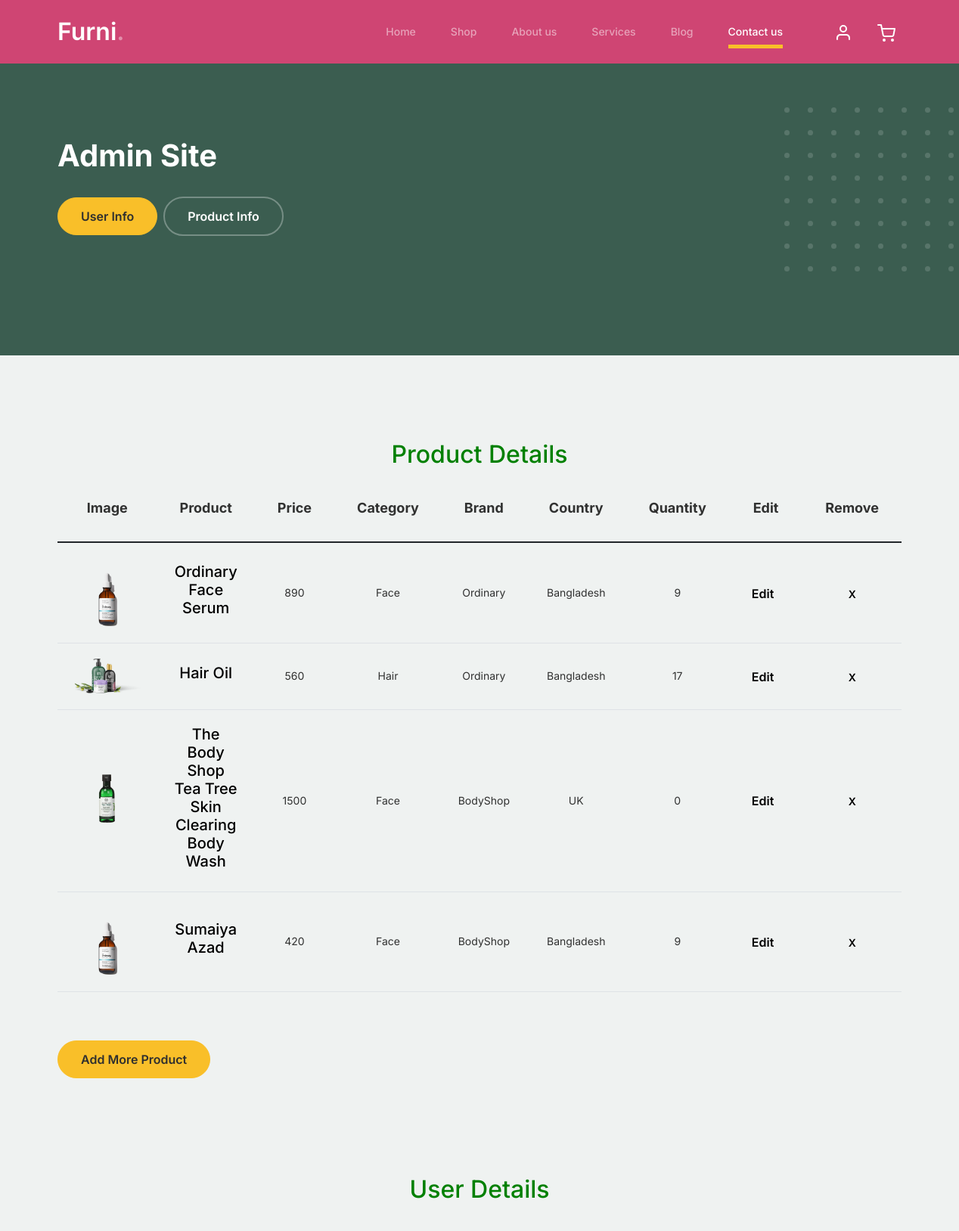
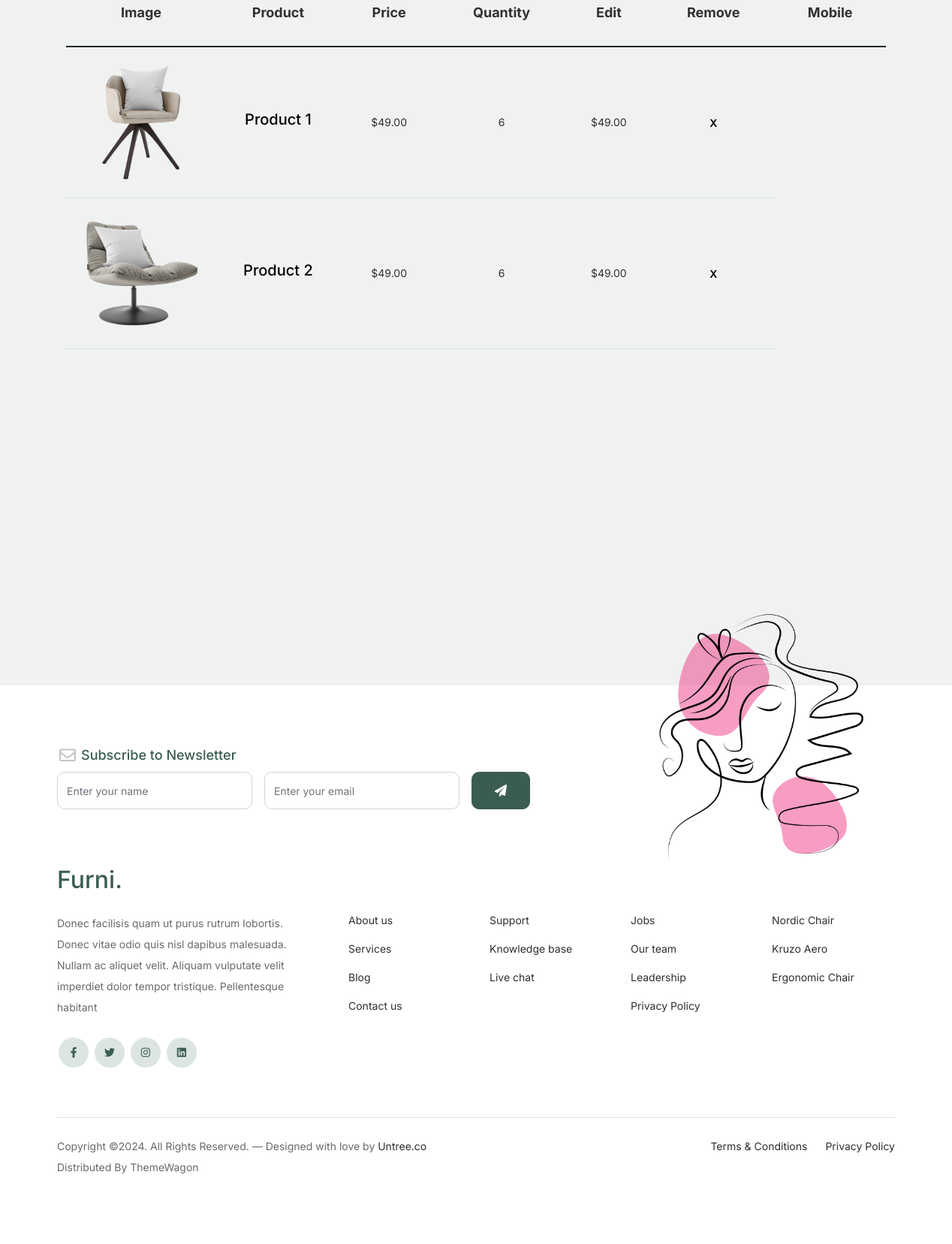
The page /see/ on the database its author committed (2 pictures, top to bottom).
### testing/models.py (models this page shows, shortened)
class Product(models.Model):
    name = models.CharField(max_length=200, null=True)
    price = models.IntegerField()
    catagory = models.CharField(max_length=200)
    brand = models.CharField(max_length=50)
    country = models.CharField(max_length=40)
    quantity = models.IntegerField(default=0)
    rating = models.FloatField(default=0.0)
    img = models.ImageField(upload_to='media/')
    description = models.CharField(max_length=500)

### testing/views.py (the view)
# urls.py: path('see/',views.product_list, name= 'product'),
def product_list(request):
    products = Product.objects.all()
    return render(request, 'adminview.html', {'products': products})

### templates/adminview.html (shortened to what this page needs)
<!doctype html>
<html lang="en">
<head>
		<link href="/static/css/bootstrap.min.css" rel="stylesheet">
		<link href="https://cdnjs.cloudflare.com/ajax/libs/font-awesome/6.0.0-beta3/css/all.min.css" rel="stylesheet">
		<link href="/static/css/tiny-slider.css" rel="stylesheet">
		<link href="/static/css/style.css" rel="stylesheet">
	</head>
	<body>
		<nav class="custom-navbar navbar navbar navbar-expand-md navbar-dark bg-dark" arial-label="Furni navigation bar">
			<div class="container">
				<a class="navbar-brand" href="index.html">Furni<span>.</span></a>
				<div class="collapse navbar-collapse" id="navbarsFurni">
					<ul class="custom-navbar-nav navbar-nav ms-auto mb-2 mb-md-0">
						<li class="nav-item">
							<a class="nav-link" href="index.html">Home</a>
						</li>
						<li><a class="nav-link" href="shop.html">Shop</a></li>
						<li><a class="nav-link" href="about.html">About us</a></li>
						<li><a class="nav-link" href="services.html">Services</a></li>
						<li><a class="nav-link" href="blog.html">Blog</a></li>
						<li class="active"><a class="nav-link" href="contact.html">Contact us</a></li>
					</ul>
					<ul class="custom-navbar-cta navbar-nav mb-2 mb-md-0 ms-5">
						<li><a class="nav-link" href="#"><img src="/static/images/user.svg"></a></li>
						<li><a class="nav-link" href="cart.html"><img src="/static/images/cart.svg"></a></li>
					</ul>
				</div>
			</div>
		</nav>
			<div class="hero">
				<div class="container">
					<div class="row justify-content-between">
						<div class="col-lg-5">
							<div class="intro-excerpt">
								<h1>Admin Site</h1>
								<p><a href="" class="btn btn-secondary me-2">User Info</a><a href="#" class="btn btn-white-outline">Product Info</a></p>
							</div>
						</div>
						<div class="col-lg-7">
						</div>
					</div>
				</div>
			</div>
		<div class="untree_co-section before-footer-section">
            <div class="container">
              <div class="row mb-5">
				<div class="col-lg-5 mx-auto text-center">
					<h2 class="section-title" style="color:green">Product Details</h2>
				</div>
                <form class="col-md-12" method="post">
                  <div class="site-blocks-table">
                    <table class="table">
                      <thead>
                        <tr>
                          <th class="product-thumbnail">Image</th>
                          <th class="product-name">Product</th>
                          <th class="product-price">Price</th>
						  <th class="product-category">Category</th>
						  <th class="product-brand">Brand</th>
						  <th class="product-country">Country</th>
                          <th class="product-quantity">Quantity</th>
						  <th class="product-edit">Edit</th>
                          <th class="product-remove">Remove</th>
                        </tr>
                      </thead>
                      <tbody>
						{% for product in products %}
                        <tr>
                          <td class="product-thumbnail">
                            <img src="{{product.img.url}}" alt="Image" class="img-fluid">
                          </td>
                          <td class="product-name">
                            <h2 class="h5 text-black">{{ product.name }}</h2>
                          </td>
                          <td>{{ product.price }}</td>
						  <td>{{ product.catagory }}</td>
						  <td>{{ product.brand }}</td>
						  <td>{{ product.country }}</td>
                          <td>{{ product.quantity }}</td>
						  <td><a href="{% url 'edit' product.id %}" class="btn btn-secondary me-2">Edit</a></td>
                          <td><a href="{% url 'delete_product' product.id %}" class="btn btn-black btn-sm">X</a></td>
                        </tr>
						{% endfor %}
                      </tbody>
                    </table>
                  </div>
                </form>
              </div>
			  <p><a href="{% url 'demo'%}" class="btn btn-secondary me-2">Add More Product</a></p>
			  <div class="untree_co-section before-footer-section">
				<div class="container">
				  <div class="row mb-5">
					<div class="col-lg-5 mx-auto text-center">
						<h2 class="section-title" style="color:green">User Details</h2>
					</div>
					<form class="col-md-12" method="post">
					  <div class="site-blocks-table">
						<table class="table">
						  <thead>
							<tr>
							  <th class="product-thumbnail">Image</th>
							  <th class="product-name">Product</th>
							  <th class="product-price">Price</th>
							  <th class="product-quantity">Quantity</th>
							  <th class="product-total">Edit</th>
							  <th class="product-remove">Remove</th>
							  <th class="product-remove">Mobile</th>
							</tr>
						  </thead>
						  <tbody>
							<tr>
							  <td class="product-thumbnail">
								<img src="/static/images/product-1.png" alt="Image" class="img-fluid">
							  </td>
							  <td class="product-name">
								<h2 class="h5 text-black">Product 1</h2>
							  </td>
							  <td>$49.00</td>
							  <td>6</td>
							  <td>$49.00</td>
							  <td><a href="#" class="btn btn-black btn-sm">X</a></td>
							</tr>
							<tr>
							  <td class="product-thumbnail">
								<img src="/static/images/product-2.png" alt="Image" class="img-fluid">
							  </td>
							  <td class="product-name">
								<h2 class="h5 text-black">Product 2</h2>
							  </td>
							  <td>$49.00</td>
							  <td>6</td>
							  <td>$49.00</td>
							  <td><a href="#" class="btn btn-black btn-sm">X</a></td>
							</tr>
						  </tbody>
						</table>
					  </div>
					</form>
				  </div>
				</div>
				</div>
			</div>
		</div>
		<footer class="footer-section">
			<div class="container relative">
				<div class="sofa-img">
					<img src="/static/images/logo.png" alt="Image" class="img-fluid">
				</div>
				<div class="row">
					<div class="col-lg-8">
						<div class="subscription-form">
							<h3 class="d-flex align-items-center"><span class="me-1"><img src="images/envelope-outline.svg" alt="Image" class="img-fluid"></span><span>Subscribe to Newsletter</span></h3>
							<form action="#" class="row g-3">
								<div class="col-auto">
									<input type="text" class="form-control" placeholder="Enter your name">
								</div>
								<div class="col-auto">
									<input type="email" class="form-control" placeholder="Enter your email">
								</div>
								<div class="col-auto">
									<button class="btn btn-primary">
										<span class="fa fa-paper-plane"></span>
									</button>
								</div>
							</form>
						</div>
					</div>
				</div>
				<div class="row g-5 mb-5">
					<div class="col-lg-4">
						<div class="mb-4 footer-logo-wrap"><a href="#" class="footer-logo">Furni<span>.</span></a></div>
						<p class="mb-4">Donec facilisis quam ut purus rutrum lobortis. Donec vitae odio quis nisl dapibus malesuada. Nullam ac aliquet velit. Aliquam vulputate velit imperdiet dolor tempor tristique. Pellentesque habitant</p>
						<ul class="list-unstyled custom-social">
							<li><a href="#"><span class="fa fa-brands fa-facebook-f"></span></a></li>
							<li><a href="#"><span class="fa fa-brands fa-twitter"></span></a></li>
							<li><a href="#"><span class="fa fa-brands fa-instagram"></span></a></li>
							<li><a href="#"><span class="fa fa-brands fa-linkedin"></span></a></li>
						</ul>
					</div>
					<div class="col-lg-8">
						<div class="row links-wrap">
							<div class="col-6 col-sm-6 col-md-3">
								<ul class="list-unstyled">
									<li><a href="#">About us</a></li>
									<li><a href="#">Services</a></li>
									<li><a href="#">Blog</a></li>
									<li><a href="#">Contact us</a></li>
								</ul>
							</div>
							<div class="col-6 col-sm-6 col-md-3">
								<ul class="list-unstyled">
									<li><a href="#">Support</a></li>
									<li><a href="#">Knowledge base</a></li>
									<li><a href="#">Live chat</a></li>
								</ul>
							</div>
							<div class="col-6 col-sm-6 col-md-3">
								<ul class="list-unstyled">
									<li><a href="#">Jobs</a></li>
									<li><a href="#">Our team</a></li>
									<li><a href="#">Leadership</a></li>
									<li><a href="#">Privacy Policy</a></li>
								</ul>
							</div>
							<div class="col-6 col-sm-6 col-md-3">
								<ul class="list-unstyled">
									<li><a href="#">Nordic Chair</a></li>
									<li><a href="#">Kruzo Aero</a></li>
									<li><a href="#">Ergonomic Chair</a></li>
								</ul>
							</div>
						</div>
					</div>
				</div>
				<div class="border-top copyright">
					<div class="row pt-4">
						<div class="col-lg-6">
							<p class="mb-2 text-center text-lg-start">Copyright &copy;. All Rights Reserved. &mdash; Designed with love by <a href="https://untree.co">Untree.co</a> Distributed By <a hreff="https://themewagon.com">ThemeWagon</a>
            </p>
						</div>
						<div class="col-lg-6 text-center text-lg-end">
							<ul class="list-unstyled d-inline-flex ms-auto">
								<li class="me-4"><a href="#">Terms &amp; Conditions</a></li>
								<li><a href="#">Privacy Policy</a></li>
							</ul>
						</div>
					</div>
				</div>
			</div>
		</footer>
	</body>
</html>

### rows shown on the page
Product: img (picture), name "Ordinary Face Serum", price "890", catagory "Face", brand "Ordinary", country "Bangladesh", quantity "9"
Product: img (picture), name "Hair Oil", price "560", catagory "Hair", brand "Ordinary", country "Bangladesh", quantity "17"
Product: img (picture), name "The Body Shop Tea Tree Skin Clearing Body Wash", price "1500", catagory "Face", brand "BodyShop", country "UK", quantity "0"
Product: img (picture), name "Sumaiya Azad", price "420", catagory "Face", brand "BodyShop", country "Bangladesh", quantity "9"
